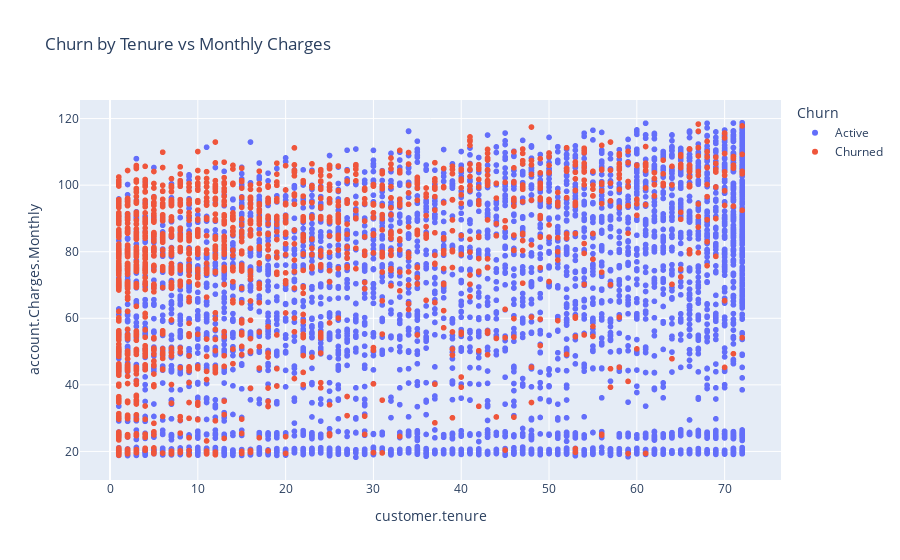

Notebook code for this chart:
### Code cell
px.scatter(data_norm,
           x="customer.tenure",
           y="account.Charges.Monthly",
           color="Churn",
           title="Churn by Tenure vs Monthly Charges")

### Figure 1 — Plotly figure (JSON) as saved in the notebook; plotly's stock layout.template omitted (floating-point values rounded to 4 significant figures; data arrays with more than 128 entries replaced by an {"elided": "..."} marker saying what was removed)
{"data": [{"hovertemplate": "Churn=Active<br>customer.tenure=%{x}<br>account.Charges.Monthly=%{y}<extra></extra>", "legendgroup": "Active", "marker": {"color": "#636efa", "symbol": "circle"}, "mode": "markers", "name": "Active", "showlegend": true, "type": "scattergl", "x": {"elided": "5163 int values"}, "xaxis": "x", "y": {"elided": "5163 float values"}, "yaxis": "y"}, {"hovertemplate": "Churn=Churned<br>customer.tenure=%{x}<br>account.Charges.Monthly=%{y}<extra></extra>", "legendgroup": "Churned", "marker": {"color": "#EF553B", "symbol": "circle"}, "mode": "markers", "name": "Churned", "showlegend": true, "type": "scattergl", "x": {"elided": "1869 int values"}, "xaxis": "x", "y": {"elided": "1869 float values"}, "yaxis": "y"}], "layout": {"legend": {"title": {"text": "Churn"}, "tracegroupgap": 0}, "title": {"text": "Churn by Tenure vs Monthly Charges"}, "xaxis": {"anchor": "y", "domain": [0, 1], "title": {"text": "customer.tenure"}}, "yaxis": {"anchor": "x", "domain": [0, 1], "title": {"text": "account.Charges.Monthly"}}}}
